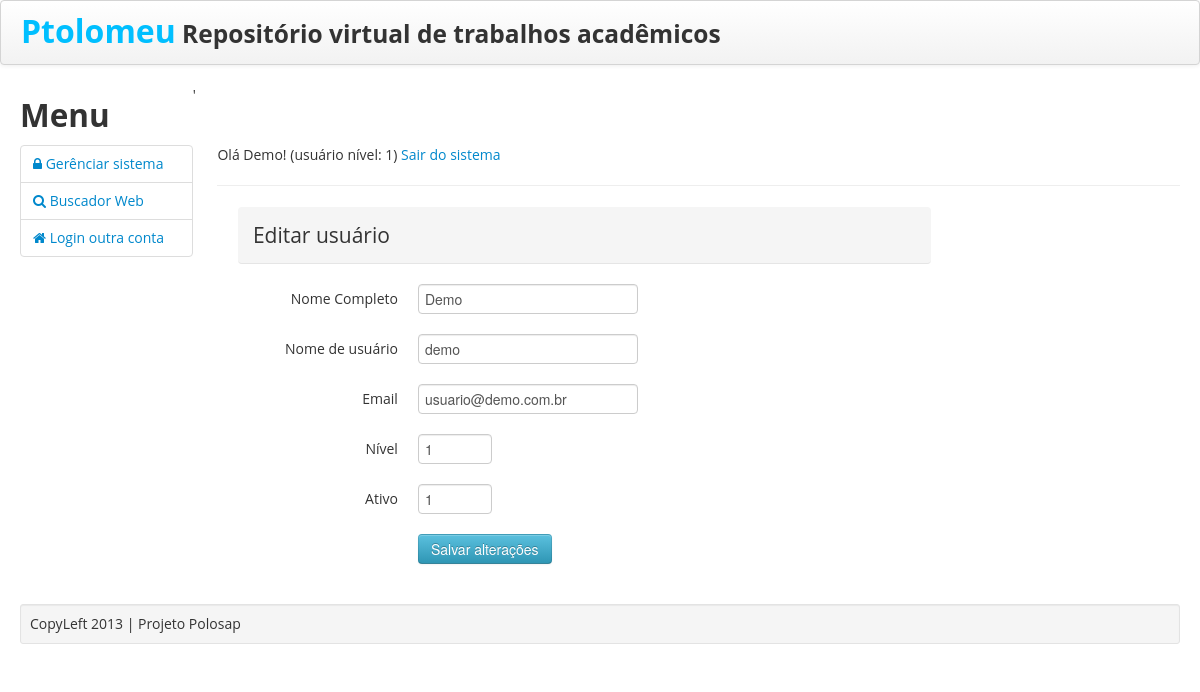
The page /usuarioEditarUpdate.php?id=1 (signed in) on the database its author committed.
### tables this page shows
CREATE TABLE IF NOT EXISTS `usuarios` (
  `id` int(10) unsigned NOT NULL AUTO_INCREMENT,
  `nome` varchar(50) NOT NULL,
  `usuario` varchar(25) NOT NULL,
  `senha` varchar(40) NOT NULL,
  `email` varchar(100) NOT NULL,
  `nivel` int(1) unsigned NOT NULL DEFAULT '1' COMMENT 'Normal (1) e Administrador (2)',
  `ativo` int(1) NOT NULL DEFAULT '1',
  `data` date NOT NULL,
  `hora` time NOT NULL,
  PRIMARY KEY (`id`),
  UNIQUE KEY `usuario` (`usuario`),
  KEY `niveis` (`nivel`)
);

### usuarioEditarUpdate.php (the view, shortened to what this page needs)
<?php
require 'html.class.php';
?>
<!DOCTYPE html>
<html>
    <head>
    </head>
    <body>
        <div class="container-fluid">
            <div class="row-fluid">
                <br>
                <br>
                <br>
                <div class="span10">
                    <div class="span10">
                        <?php
                        $id = $_GET['id'];
                        $sql = "SELECT * FROM repositoriotrabalhosacademicos_db.usuarios WHERE id = '$id'";
                        $result = mysql_query($sql);
                        $rows = mysql_fetch_array($result);
                        ?>
                        <div class="span10">
                            <form class="form-horizontal" action='usuarioEditarSalvar.php' method="POST">
                                <fieldset>
                                    <div id="legend">
                                        <legend class="breadcrumb">Editar usuário</legend>
                                    </div>
                                    <div class="control-group">
                                        <label class="control-label" for="nome">Nome Completo</label>
                                        <div class="controls">
                                            <input name="nome" type="text" id="nome" value="<?php echo $rows['nome']; ?>"size= "40"/>
                                        </div>
                                    </div>
                                    <div class="control-group">
                                        <label class="control-label" for="usuario">Nome de usuário</label>
                                        <div class="controls">
                                            <input name="usuario" type="text" id="usuario" value="<?php echo $rows['usuario']; ?>"size= "15"/>
                                        </div>
                                    </div>
                                    <div class="control-group">
                                        <label class="control-label" for="email">Email</label>
                                        <div class="controls">
                                            <input name="email" type="email" id="email" value="<?php echo $rows['email']; ?>"size= "15"/>
                                        </div>
                                    </div>
                                    <div class="control-group">
                                        <label class="control-label"  for="nivel">Nível</label>
                                        <div class="controls">
                                            <input name="nivel" type="number" id="nivel" value="<?php echo $rows['nivel']; ?>"required="" class="input-mini" min="1" max="2"/><br />
                                        </div>
                                    </div>
                                    <div class="control-group">
                                        <label class="control-label"  for="ativo">Ativo</label>
                                        <div class="controls">
                                            <input name="ativo" type="number" id="ativo" value="<?php echo $rows['ativo']; ?>"required="" class="input-mini" min="0" max="1"/><br />
                                        </div>
                                    </div>
                                    <div class="control-group">
                                        <div class="controls">
                                            <button type='submit' class='btn btn-info'>Salvar alterações</button>
                                        </div>
                                    </div>
                                </fieldset>
                            </form>
                        </div>
                    </div>
                    <br>
                </div>
            </div>
        </div>
</body>
</html>

### css/style.css (style rules this page uses)
body { font-family: 'Open Sans', sans-serif; -webkit-font-smoothing: antialiased; }

### rows shown on the page
usuarios: nome "Demo", usuario "demo", email "usuario@demo.com.br", nivel "1", ativo "1"

### other values the page prints
$_SESSION['UsuarioNome'] "Demo"
$_SESSION['UsuarioNivel'] "1"
